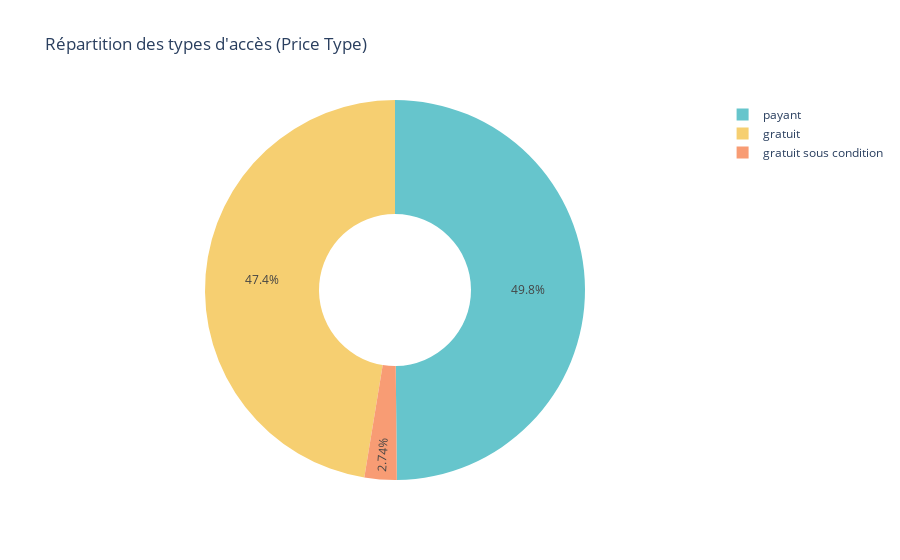

The notebook cell saved with this chart:
### Markdown cell above
### 4.3 Analyse des Prix et Catégories
Quelle proportion d'événements est gratuite ?

### Code cell
# Pie chart for Price Type
fig = px.pie(df_clean, names='price_type', title="Répartition des types d'accès (Price Type)",
             hole=0.4, color_discrete_sequence=px.colors.qualitative.Pastel)
fig.show()

### Figure 1 — Plotly figure (JSON) as saved in the notebook; plotly's stock layout.template omitted (floating-point values rounded to 4 significant figures; data arrays with more than 128 entries replaced by an {"elided": "..."} marker saying what was removed)
{"data": [{"domain": {"x": [0, 1], "y": [0, 1]}, "hole": 0.4, "hovertemplate": "price_type=%{label}<extra></extra>", "labels": {"elided": "2921 str values"}, "legendgroup": "", "name": "", "showlegend": true, "type": "pie"}], "layout": {"legend": {"tracegroupgap": 0}, "piecolorway": ["rgb(102, 197, 204)", "rgb(246, 207, 113)", "rgb(248, 156, 116)", "rgb(220, 176, 242)", "rgb(135, 197, 95)", "rgb(158, 185, 243)", "rgb(254, 136, 177)", "rgb(201, 219, 116)", "rgb(139, 224, 164)", "rgb(180, 151, 231)", "rgb(179, 179, 179)"], "title": {"text": "Répartition des types d'accès (Price Type)"}}}
